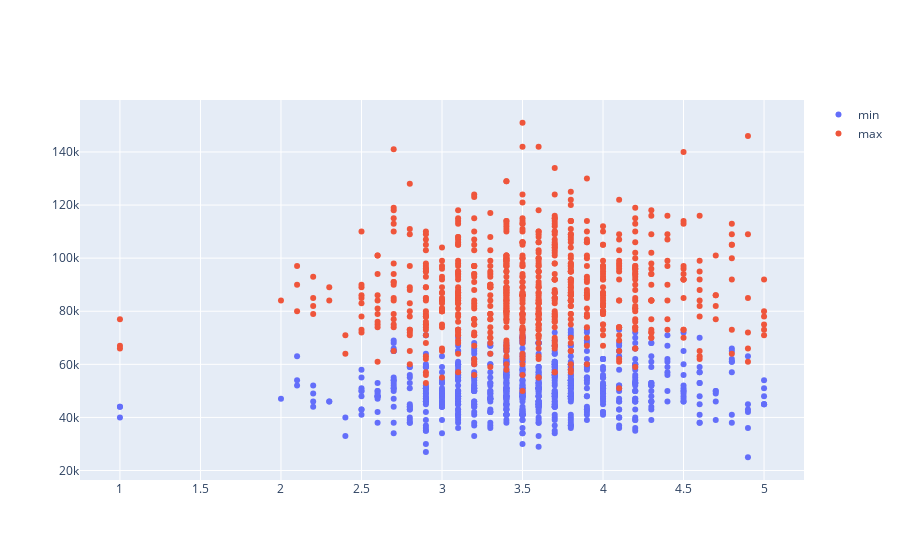

Notebook cell for this chart:
### Code cell
import plotly.graph_objects as go


fig = go.Figure()

# Add traces
fig.add_trace(go.Scatter(x=df_update_all_num['rating'], y=df_update_all_num['min'][1:],
                    mode='markers',
                    name='min'))
fig.add_trace(go.Scatter(x=df_update_all_num['rating'], y=df_update_all_num['max'][1:],
                    mode='markers',
                    name='max'))
fig.show()

### Figure 1 — Plotly figure (JSON) as saved in the notebook; plotly's stock layout.template omitted (floating-point values rounded to 4 significant figures; data arrays with more than 128 entries replaced by an {"elided": "..."} marker saying what was removed)
{"data": [{"mode": "markers", "name": "min", "type": "scatter", "x": {"elided": "731 float values"}, "y": {"elided": "730 int values"}}, {"mode": "markers", "name": "max", "type": "scatter", "x": {"elided": "731 float values"}, "y": {"elided": "730 int values"}}], "layout": {}}
